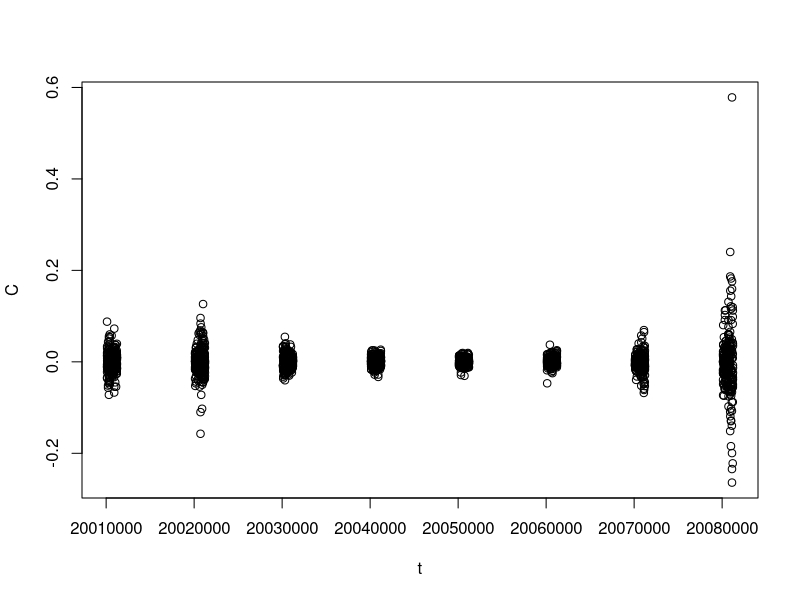
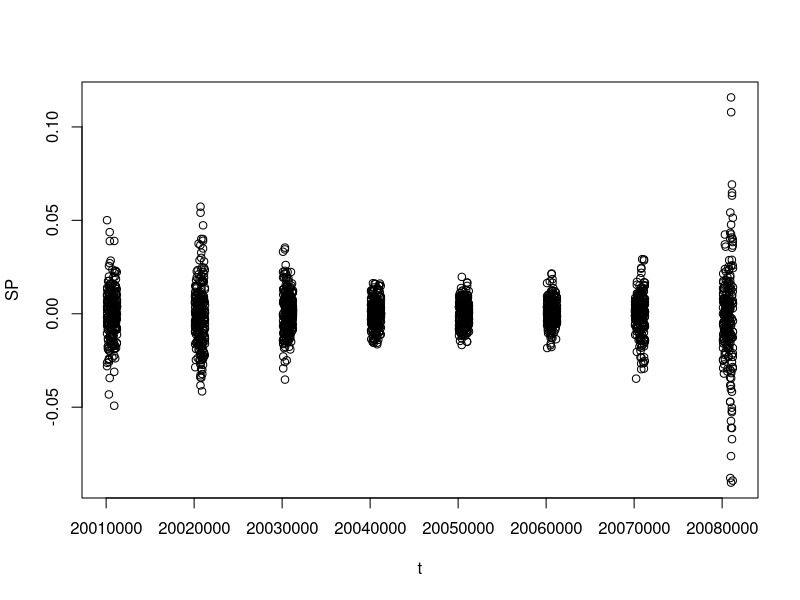
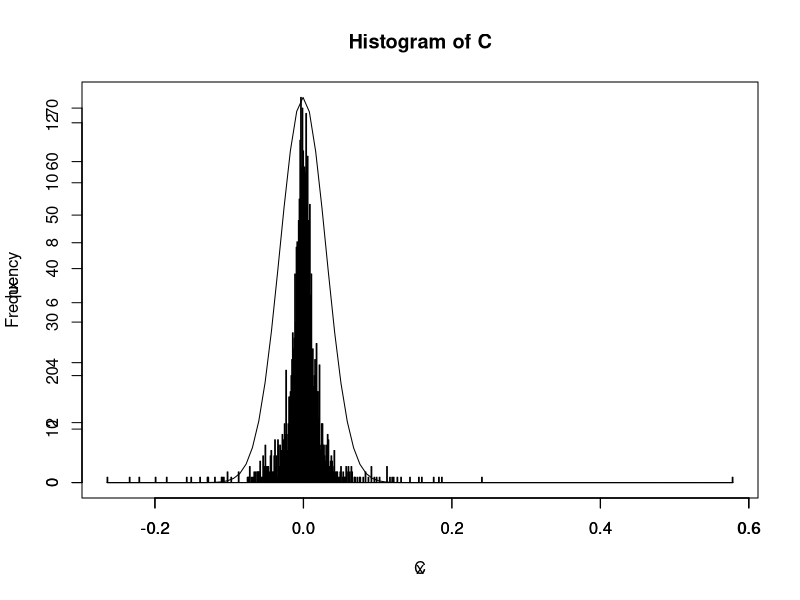
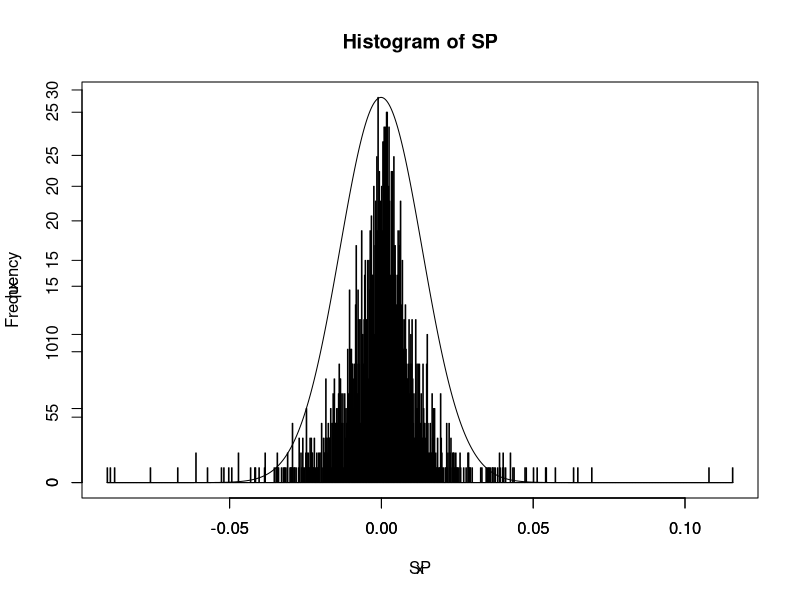

These figures' R source, in order:
# samp <- read.table("d-csp0108.txt", stringsAsFactors = F, header = TRUE)
# hist(samp$C, breaks = 250)
# hist(samp$SP, breaks = 250)
# 
# x <- seq(min(samp$C), max(samp$C), length = length(samp$C))
# hx<- dnorm(x)

data = read.table("d-csp0108.txt", stringsAsFactors = F, header = TRUE)
  t <- data[,1];
  C <- data[,2];
  SP <- data[,3];
  
  # Scatter Plots
  
  png("Plots/C_rtn_scatter.png");
  plot(t,C);
  dev.off();
  
  png("Plots/SP_rtn_scatter.png");
  plot(t,SP);
  dev.off();
  
  
  # Plotting the histograms and normal distributions on histograms
  
  png("Plots/C_rtn_hist.png");
  hist(C,1000);
  par(new = TRUE);
  x = seq(min(C),max(C),length = 100);
  mean = mean(C);
  sd = sqrt(var(C));
  hx = dnorm(x,mean,sd);
  plot(x,hx,type = 'l');
  dev.off();
  
  png("Plots/SP_rtn_hist.png");
  hist(SP,1000);
  par(new = TRUE);
  x = seq(min(SP),max(SP),length = 1000);
  mean = mean(SP);
  sd = sqrt(var(SP));
  hx = dnorm(x,mean,sd);
  plot(x,hx,type = 'l');
  dev.off();